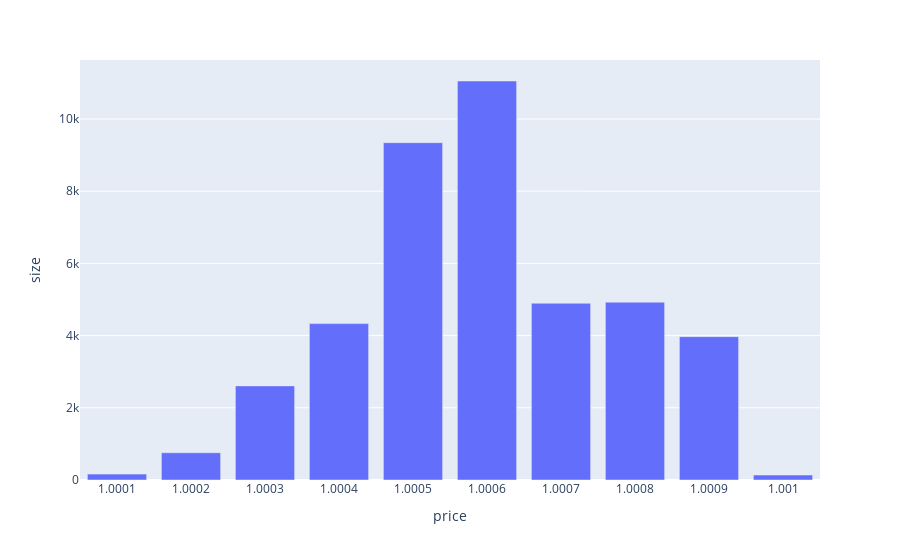

Write notebook code for a chart like this one.
### Code cell
# Group by price and sum the size
df_price_sum = df.groupby('price')['size'].count()
# Fix the index
df_price_sum = df_price_sum.reset_index()

# Plot the price vs the sum of the size
px.bar(df_price_sum, x='price', y='size')

### Figure 1 — Plotly figure (JSON) as saved in the notebook; plotly's stock layout.template omitted (floating-point values rounded to 4 significant figures)
{"data": [{"hovertemplate": "price=%{x}<br>size=%{y}<extra></extra>", "legendgroup": "", "marker": {"color": "#636efa", "pattern": {"shape": ""}}, "name": "", "orientation": "v", "showlegend": false, "textposition": "auto", "type": "bar", "x": [1.0, 1.0, 1.0, 1.0, 1.0, 1.001, 1.001, 1.001, 1.001, 1.001], "xaxis": "x", "y": [163, 755, 2607, 4332, 9344, 11053, 4896, 4926, 3971, 137], "yaxis": "y"}], "layout": {"barmode": "relative", "legend": {"tracegroupgap": 0}, "margin": {"t": 60}, "xaxis": {"anchor": "y", "domain": [0, 1], "title": {"text": "price"}}, "yaxis": {"anchor": "x", "domain": [0, 1], "title": {"text": "size"}}}}
